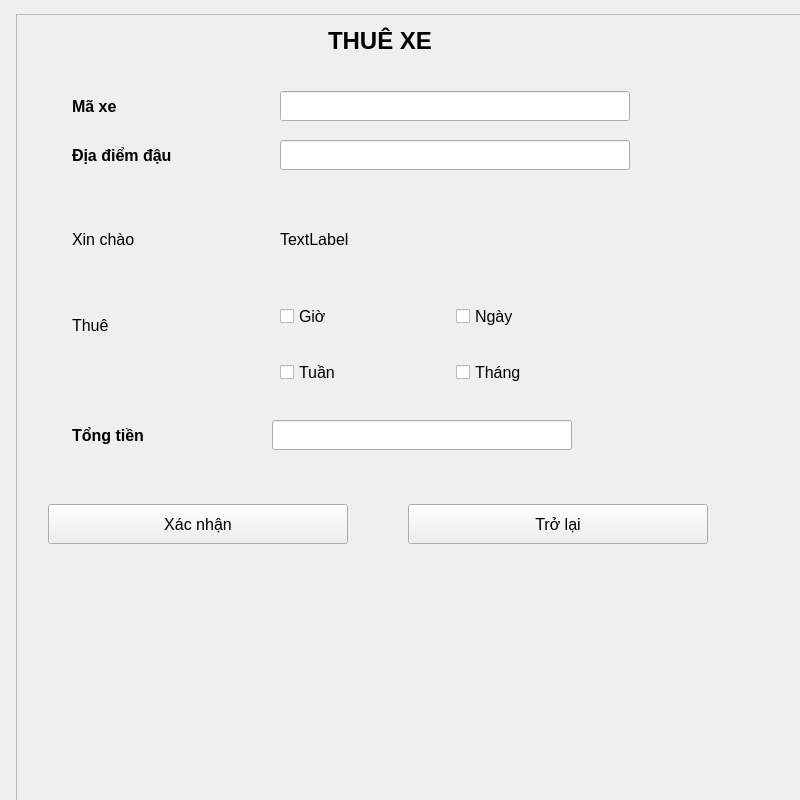
<?xml version="1.0" encoding="UTF-8"?>
<ui version="4.0">
 <class>MainWindow</class>
 <widget class="QMainWindow" name="MainWindow">
  <property name="geometry">
   <rect>
    <x>0</x>
    <y>0</y>
    <width>800</width>
    <height>800</height>
   </rect>
  </property>
  <property name="minimumSize">
   <size>
    <width>800</width>
    <height>800</height>
   </size>
  </property>
  <property name="windowTitle">
   <string>MainWindow</string>
  </property>
  <widget class="QWidget" name="centralwidget">
   <widget class="QFrame" name="frame">
    <property name="geometry">
     <rect>
      <x>16</x>
      <y>14</y>
      <width>800</width>
      <height>800</height>
     </rect>
    </property>
    <property name="minimumSize">
     <size>
      <width>800</width>
      <height>800</height>
     </size>
    </property>
    <property name="font">
     <font>
      <pointsize>10</pointsize>
     </font>
    </property>
    <property name="frameShape">
     <enum>QFrame::StyledPanel</enum>
    </property>
    <property name="frameShadow">
     <enum>QFrame::Raised</enum>
    </property>
    <widget class="QLabel" name="label_4">
     <property name="geometry">
      <rect>
       <x>56</x>
       <y>406</y>
       <width>150</width>
       <height>30</height>
      </rect>
     </property>
     <property name="minimumSize">
      <size>
       <width>150</width>
       <height>30</height>
      </size>
     </property>
     <property name="font">
      <font>
       <pointsize>12</pointsize>
       <weight>75</weight>
       <bold>true</bold>
      </font>
     </property>
     <property name="text">
      <string>Tổng tiền</string>
     </property>
    </widget>
    <widget class="QLabel" name="label_3">
     <property name="geometry">
      <rect>
       <x>56</x>
       <y>301</y>
       <width>70</width>
       <height>20</height>
      </rect>
     </property>
     <property name="minimumSize">
      <size>
       <width>70</width>
       <height>20</height>
      </size>
     </property>
     <property name="font">
      <font>
       <pointsize>12</pointsize>
      </font>
     </property>
     <property name="text">
      <string>Thuê</string>
     </property>
    </widget>
    <widget class="QLabel" name="label">
     <property name="geometry">
      <rect>
       <x>56</x>
       <y>77</y>
       <width>100</width>
       <height>30</height>
      </rect>
     </property>
     <property name="minimumSize">
      <size>
       <width>100</width>
       <height>30</height>
      </size>
     </property>
     <property name="font">
      <font>
       <pointsize>12</pointsize>
       <weight>75</weight>
       <bold>true</bold>
      </font>
     </property>
     <property name="text">
      <string>Mã xe</string>
     </property>
    </widget>
    <widget class="QLineEdit" name="edtNumberTotal">
     <property name="geometry">
      <rect>
       <x>256</x>
       <y>406</y>
       <width>300</width>
       <height>30</height>
      </rect>
     </property>
     <property name="minimumSize">
      <size>
       <width>300</width>
       <height>30</height>
      </size>
     </property>
    </widget>
    <widget class="QLineEdit" name="edtAddress">
     <property name="geometry">
      <rect>
       <x>264</x>
       <y>126</y>
       <width>350</width>
       <height>30</height>
      </rect>
     </property>
     <property name="minimumSize">
      <size>
       <width>350</width>
       <height>30</height>
      </size>
     </property>
    </widget>
    <widget class="QPushButton" name="tinh_tien">
     <property name="geometry">
      <rect>
       <x>32</x>
       <y>490</y>
       <width>300</width>
       <height>40</height>
      </rect>
     </property>
     <property name="minimumSize">
      <size>
       <width>300</width>
       <height>40</height>
      </size>
     </property>
     <property name="font">
      <font>
       <pointsize>12</pointsize>
      </font>
     </property>
     <property name="text">
      <string>Xác nhận</string>
     </property>
    </widget>
    <widget class="QLineEdit" name="edtNumber">
     <property name="geometry">
      <rect>
       <x>264</x>
       <y>77</y>
       <width>350</width>
       <height>30</height>
      </rect>
     </property>
     <property name="minimumSize">
      <size>
       <width>350</width>
       <height>30</height>
      </size>
     </property>
    </widget>
    <widget class="QCheckBox" name="hours">
     <property name="geometry">
      <rect>
       <x>264</x>
       <y>287</y>
       <width>150</width>
       <height>30</height>
      </rect>
     </property>
     <property name="minimumSize">
      <size>
       <width>150</width>
       <height>30</height>
      </size>
     </property>
     <property name="font">
      <font>
       <pointsize>12</pointsize>
      </font>
     </property>
     <property name="text">
      <string>Giờ</string>
     </property>
    </widget>
    <widget class="QLabel" name="label_2">
     <property name="geometry">
      <rect>
       <x>56</x>
       <y>126</y>
       <width>170</width>
       <height>30</height>
      </rect>
     </property>
     <property name="minimumSize">
      <size>
       <width>170</width>
       <height>30</height>
      </size>
     </property>
     <property name="font">
      <font>
       <pointsize>12</pointsize>
       <weight>75</weight>
       <bold>true</bold>
      </font>
     </property>
     <property name="text">
      <string>Địa điểm đậu</string>
     </property>
    </widget>
    <widget class="QCheckBox" name="month">
     <property name="geometry">
      <rect>
       <x>440</x>
       <y>343</y>
       <width>150</width>
       <height>30</height>
      </rect>
     </property>
     <property name="minimumSize">
      <size>
       <width>150</width>
       <height>30</height>
      </size>
     </property>
     <property name="font">
      <font>
       <pointsize>12</pointsize>
      </font>
     </property>
     <property name="text">
      <string>Tháng</string>
     </property>
    </widget>
    <widget class="QCheckBox" name="day">
     <property name="geometry">
      <rect>
       <x>440</x>
       <y>287</y>
       <width>150</width>
       <height>30</height>
      </rect>
     </property>
     <property name="minimumSize">
      <size>
       <width>150</width>
       <height>30</height>
      </size>
     </property>
     <property name="font">
      <font>
       <pointsize>12</pointsize>
      </font>
     </property>
     <property name="text">
      <string>Ngày</string>
     </property>
    </widget>
    <widget class="QCheckBox" name="week">
     <property name="geometry">
      <rect>
       <x>264</x>
       <y>343</y>
       <width>150</width>
       <height>30</height>
      </rect>
     </property>
     <property name="minimumSize">
      <size>
       <width>150</width>
       <height>30</height>
      </size>
     </property>
     <property name="font">
      <font>
       <pointsize>12</pointsize>
      </font>
     </property>
     <property name="text">
      <string>Tuần</string>
     </property>
    </widget>
    <widget class="QLabel" name="label_5">
     <property name="geometry">
      <rect>
       <x>312</x>
       <y>7</y>
       <width>170</width>
       <height>40</height>
      </rect>
     </property>
     <property name="minimumSize">
      <size>
       <width>170</width>
       <height>40</height>
      </size>
     </property>
     <property name="font">
      <font>
       <pointsize>18</pointsize>
       <weight>75</weight>
       <bold>true</bold>
      </font>
     </property>
     <property name="text">
      <string>THUÊ XE</string>
     </property>
    </widget>
    <widget class="QLabel" name="label_6">
     <property name="geometry">
      <rect>
       <x>56</x>
       <y>210</y>
       <width>150</width>
       <height>30</height>
      </rect>
     </property>
     <property name="minimumSize">
      <size>
       <width>150</width>
       <height>30</height>
      </size>
     </property>
     <property name="font">
      <font>
       <pointsize>12</pointsize>
      </font>
     </property>
     <property name="text">
      <string>Xin chào</string>
     </property>
    </widget>
    <widget class="QLabel" name="label_7">
     <property name="geometry">
      <rect>
       <x>264</x>
       <y>210</y>
       <width>200</width>
       <height>30</height>
      </rect>
     </property>
     <property name="minimumSize">
      <size>
       <width>200</width>
       <height>30</height>
      </size>
     </property>
     <property name="font">
      <font>
       <pointsize>12</pointsize>
      </font>
     </property>
     <property name="text">
      <string>TextLabel</string>
     </property>
    </widget>
    <widget class="QPushButton" name="btnBack">
     <property name="geometry">
      <rect>
       <x>392</x>
       <y>490</y>
       <width>300</width>
       <height>40</height>
      </rect>
     </property>
     <property name="minimumSize">
      <size>
       <width>300</width>
       <height>40</height>
      </size>
     </property>
     <property name="font">
      <font>
       <pointsize>12</pointsize>
      </font>
     </property>
     <property name="text">
      <string>Trở lại</string>
     </property>
    </widget>
   </widget>
  </widget>
 </widget>
 <resources/>
 <connections/>
</ui>
